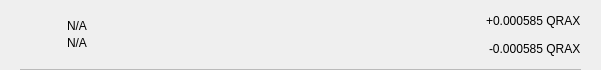
<?xml version="1.0" encoding="UTF-8"?>
<ui version="4.0">
 <class>TxRow</class>
 <widget class="QWidget" name="TxRow">
  <property name="geometry">
   <rect>
    <x>0</x>
    <y>0</y>
    <width>601</width>
    <height>70</height>
   </rect>
  </property>
  <property name="minimumSize">
   <size>
    <width>0</width>
    <height>30</height>
   </size>
  </property>
  <property name="windowTitle">
   <string>Form</string>
  </property>
  <layout class="QVBoxLayout" name="verticalLayout_3">
   <property name="spacing">
    <number>0</number>
   </property>
   <property name="leftMargin">
    <number>0</number>
   </property>
   <property name="topMargin">
    <number>0</number>
   </property>
   <property name="rightMargin">
    <number>0</number>
   </property>
   <property name="bottomMargin">
    <number>0</number>
   </property>
   <item>
    <widget class="QWidget" name="rowContainer" native="true">
     <layout class="QVBoxLayout" name="verticalLayout_2">
      <property name="spacing">
       <number>9</number>
      </property>
      <property name="leftMargin">
       <number>20</number>
      </property>
      <property name="topMargin">
       <number>9</number>
      </property>
      <property name="rightMargin">
       <number>20</number>
      </property>
      <property name="bottomMargin">
       <number>0</number>
      </property>
      <item>
       <widget class="QFrame" name="frame">
        <property name="styleSheet">
         <string notr="true">border:none;</string>
        </property>
        <property name="frameShape">
         <enum>QFrame::StyledPanel</enum>
        </property>
        <property name="frameShadow">
         <enum>QFrame::Raised</enum>
        </property>
        <layout class="QHBoxLayout" name="horizontalLayout" stretch="0,2,0">
         <property name="leftMargin">
          <number>0</number>
         </property>
         <property name="topMargin">
          <number>0</number>
         </property>
         <property name="rightMargin">
          <number>0</number>
         </property>
         <property name="bottomMargin">
          <number>0</number>
         </property>
         <item>
          <widget class="QPushButton" name="icon">
           <property name="focusPolicy">
            <enum>Qt::NoFocus</enum>
           </property>
           <property name="styleSheet">
            <string notr="true">border:none;</string>
           </property>
           <property name="text">
            <string/>
           </property>
           <property name="iconSize">
            <size>
             <width>28</width>
             <height>28</height>
            </size>
           </property>
          </widget>
         </item>
         <item>
          <layout class="QVBoxLayout" name="verticalLayout">
           <property name="spacing">
            <number>3</number>
           </property>
           <property name="leftMargin">
            <number>9</number>
           </property>
           <item>
            <widget class="QLabel" name="lblAddress">
             <property name="styleSheet">
              <string notr="true"/>
             </property>
             <property name="text">
              <string notr="true">N/A</string>
             </property>
             <property name="alignment">
              <set>Qt::AlignBottom|Qt::AlignLeading|Qt::AlignLeft</set>
             </property>
            </widget>
           </item>
           <item>
            <widget class="QLabel" name="lblDate">
             <property name="styleSheet">
              <string notr="true"/>
             </property>
             <property name="text">
              <string notr="true">N/A</string>
             </property>
             <property name="alignment">
              <set>Qt::AlignLeading|Qt::AlignLeft|Qt::AlignTop</set>
             </property>
            </widget>
           </item>
          </layout>
         </item>
         <item>
          <widget class="QWidget" name="containerAmounts" native="true">
           <property name="minimumSize">
            <size>
             <width>80</width>
             <height>0</height>
            </size>
           </property>
           <layout class="QVBoxLayout" name="verticalLayout_4">
            <property name="leftMargin">
             <number>0</number>
            </property>
            <property name="topMargin">
             <number>0</number>
            </property>
            <property name="rightMargin">
             <number>0</number>
            </property>
            <property name="bottomMargin">
             <number>0</number>
            </property>
            <item alignment="Qt::AlignRight">
             <widget class="QLabel" name="lblAmountTop">
              <property name="styleSheet">
               <string notr="true"/>
              </property>
              <property name="text">
               <string>+0.000585 QRAX</string>
              </property>
             </widget>
            </item>
            <item alignment="Qt::AlignRight">
             <widget class="QLabel" name="lblAmountBottom">
              <property name="styleSheet">
               <string notr="true"/>
              </property>
              <property name="text">
               <string>-0.000585 QRAX</string>
              </property>
             </widget>
            </item>
           </layout>
          </widget>
         </item>
        </layout>
       </widget>
      </item>
      <item>
       <widget class="QLabel" name="lblDivisory">
        <property name="minimumSize">
         <size>
          <width>0</width>
          <height>1</height>
         </size>
        </property>
        <property name="maximumSize">
         <size>
          <width>16777215</width>
          <height>1</height>
         </size>
        </property>
        <property name="styleSheet">
         <string notr="true">background-color:#bababa;</string>
        </property>
        <property name="text">
         <string/>
        </property>
        <property name="alignment">
         <set>Qt::AlignBottom|Qt::AlignLeading|Qt::AlignLeft</set>
        </property>
       </widget>
      </item>
     </layout>
    </widget>
   </item>
  </layout>
 </widget>
 <resources/>
 <connections/>
</ui>
